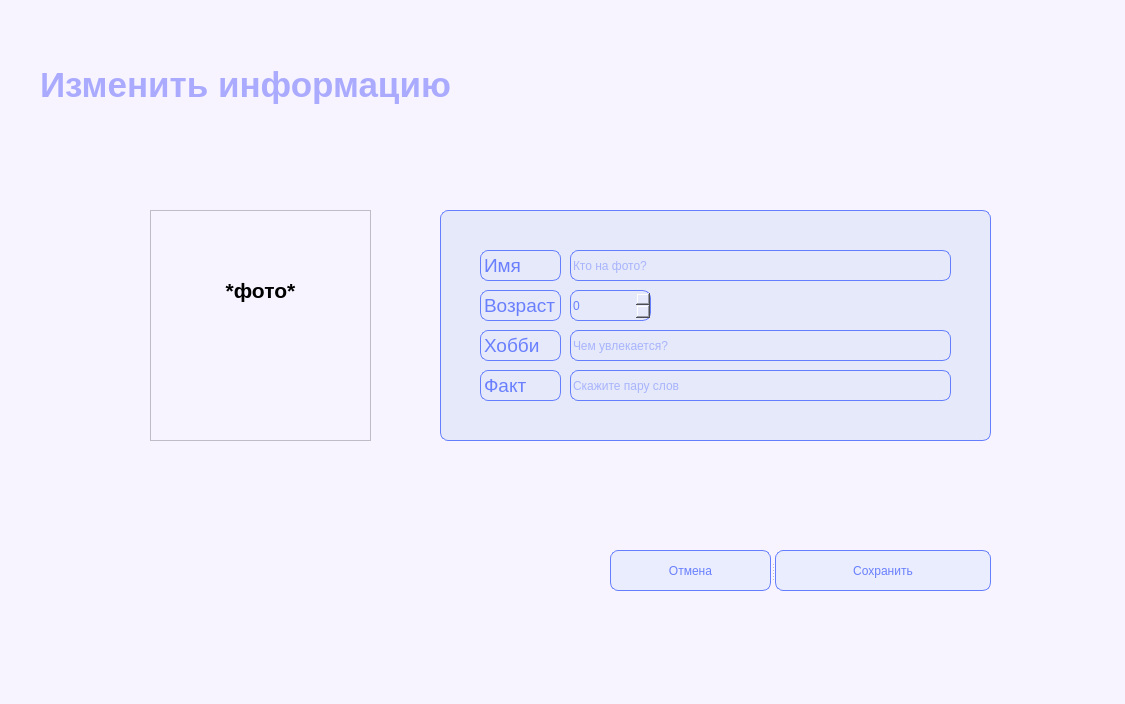
<?xml version="1.0" encoding="UTF-8"?>
<ui version="4.0">
 <class>izmenenie</class>
 <widget class="QDialog" name="izmenenie">
  <property name="geometry">
   <rect>
    <x>0</x>
    <y>0</y>
    <width>1125</width>
    <height>704</height>
   </rect>
  </property>
  <property name="windowTitle">
   <string>Dialog</string>
  </property>
  <property name="styleSheet">
   <string notr="true">border-left: 5px;
background-color: rgb(248, 244, 255);
font: 75 10pt &quot;MS Shell Dlg 2&quot;;</string>
  </property>
  <widget class="QGroupBox" name="groupBox">
   <property name="geometry">
    <rect>
     <x>440</x>
     <y>210</y>
     <width>551</width>
     <height>231</height>
    </rect>
   </property>
   <property name="styleSheet">
    <string notr="true">text-align: left;
border-left: 5px;
background-color: rgb(230, 233, 250);
border: 0.5px solid rgb(101, 126, 253);
border-radius: 8px;
color: rgb(105, 127, 254);
font: 75 13pt &quot;MS Shell Dlg 2&quot;;</string>
   </property>
   <property name="title">
    <string/>
   </property>
   <widget class="QLabel" name="label_4">
    <property name="geometry">
     <rect>
      <x>40</x>
      <y>40</y>
      <width>81</width>
      <height>31</height>
     </rect>
    </property>
    <property name="text">
     <string>&lt;html&gt;&lt;head/&gt;&lt;body&gt;&lt;p&gt;&lt;span style=&quot; font-size:14pt;&quot;&gt;Имя&lt;/span&gt;&lt;/p&gt;&lt;/body&gt;&lt;/html&gt;</string>
    </property>
   </widget>
   <widget class="QLineEdit" name="lineEdit_2">
    <property name="geometry">
     <rect>
      <x>130</x>
      <y>40</y>
      <width>381</width>
      <height>31</height>
     </rect>
    </property>
    <property name="text">
     <string/>
    </property>
    <property name="placeholderText">
     <string>Кто на фото?</string>
    </property>
   </widget>
   <widget class="QLineEdit" name="lineEdit_8">
    <property name="geometry">
     <rect>
      <x>130</x>
      <y>120</y>
      <width>381</width>
      <height>31</height>
     </rect>
    </property>
    <property name="contextMenuPolicy">
     <enum>Qt::DefaultContextMenu</enum>
    </property>
    <property name="toolTip">
     <string>&lt;!DOCTYPE HTML PUBLIC &quot;-//W3C//DTD HTML 4.0//EN&quot; &quot;http://www.w3.org/TR/REC-html40/strict.dtd&quot;&gt;
&lt;html&gt;&lt;head&gt;&lt;meta name=&quot;qrichtext&quot; content=&quot;1&quot; /&gt;&lt;style type=&quot;text/css&quot;&gt;
p, li { white-space: pre-wrap; }
&lt;/style&gt;&lt;/head&gt;&lt;body style=&quot; font-family:'MS Shell Dlg 2'; font-size:8pt; font-weight:400; font-style:normal;&quot;&gt;
&lt;p style=&quot;-qt-paragraph-type:empty; margin-top:0px; margin-bottom:0px; margin-left:0px; margin-right:0px; -qt-block-indent:0; text-indent:0px;&quot;&gt;&lt;br /&gt;&lt;/p&gt;&lt;/body&gt;&lt;/html&gt;</string>
    </property>
    <property name="placeholderText">
     <string>Чем увлекается?</string>
    </property>
   </widget>
   <widget class="QLabel" name="label_7">
    <property name="geometry">
     <rect>
      <x>40</x>
      <y>80</y>
      <width>81</width>
      <height>31</height>
     </rect>
    </property>
    <property name="text">
     <string>&lt;html&gt;&lt;head/&gt;&lt;body&gt;&lt;p&gt;&lt;span style=&quot; font-size:14pt;&quot;&gt;Возраст&lt;/span&gt;&lt;/p&gt;&lt;/body&gt;&lt;/html&gt;</string>
    </property>
   </widget>
   <widget class="QLabel" name="label_8">
    <property name="geometry">
     <rect>
      <x>40</x>
      <y>120</y>
      <width>81</width>
      <height>31</height>
     </rect>
    </property>
    <property name="text">
     <string>&lt;html&gt;&lt;head/&gt;&lt;body&gt;&lt;p&gt;&lt;span style=&quot; font-size:14pt;&quot;&gt;Хобби&lt;/span&gt;&lt;/p&gt;&lt;/body&gt;&lt;/html&gt;</string>
    </property>
   </widget>
   <widget class="QSpinBox" name="spinBox_2">
    <property name="geometry">
     <rect>
      <x>130</x>
      <y>80</y>
      <width>81</width>
      <height>31</height>
     </rect>
    </property>
   </widget>
   <widget class="QLineEdit" name="lineEdit_9">
    <property name="geometry">
     <rect>
      <x>130</x>
      <y>160</y>
      <width>381</width>
      <height>31</height>
     </rect>
    </property>
    <property name="toolTip">
     <string>&lt;!DOCTYPE HTML PUBLIC &quot;-//W3C//DTD HTML 4.0//EN&quot; &quot;http://www.w3.org/TR/REC-html40/strict.dtd&quot;&gt;
&lt;html&gt;&lt;head&gt;&lt;meta name=&quot;qrichtext&quot; content=&quot;1&quot; /&gt;&lt;style type=&quot;text/css&quot;&gt;
p, li { white-space: pre-wrap; }
&lt;/style&gt;&lt;/head&gt;&lt;body style=&quot; font-family:'MS Shell Dlg 2'; font-size:8pt; font-weight:400; font-style:normal;&quot;&gt;
&lt;p style=&quot;-qt-paragraph-type:empty; margin-top:0px; margin-bottom:0px; margin-left:0px; margin-right:0px; -qt-block-indent:0; text-indent:0px;&quot;&gt;&lt;br /&gt;&lt;/p&gt;&lt;/body&gt;&lt;/html&gt;</string>
    </property>
    <property name="placeholderText">
     <string>Скажите пару слов</string>
    </property>
   </widget>
   <widget class="QLabel" name="label_9">
    <property name="geometry">
     <rect>
      <x>40</x>
      <y>160</y>
      <width>81</width>
      <height>31</height>
     </rect>
    </property>
    <property name="text">
     <string>&lt;html&gt;&lt;head/&gt;&lt;body&gt;&lt;p&gt;&lt;span style=&quot; font-size:14pt;&quot;&gt;Факт&lt;/span&gt;&lt;/p&gt;&lt;/body&gt;&lt;/html&gt;</string>
    </property>
   </widget>
  </widget>
  <widget class="QSplitter" name="splitter">
   <property name="geometry">
    <rect>
     <x>610</x>
     <y>550</y>
     <width>381</width>
     <height>41</height>
    </rect>
   </property>
   <property name="orientation">
    <enum>Qt::Horizontal</enum>
   </property>
   <widget class="QPushButton" name="pushButton_4">
    <property name="styleSheet">
     <string notr="true">background-color: rgb(234, 237, 253);
border: 0.5px solid rgb(101, 126, 253);
border-radius: 8px;
color: rgb(105, 127, 254);
text-align: center;
font: 75 20pt &quot;MS Shell Dlg 2&quot;;</string>
    </property>
    <property name="text">
     <string>Отмена</string>
    </property>
   </widget>
   <widget class="QPushButton" name="pushButton_5">
    <property name="styleSheet">
     <string notr="true">background-color: rgb(234, 237, 253);
border: 0.5px solid rgb(101, 126, 253);
border-radius: 8px;
color: rgb(105, 127, 254);
text-align: center;
font: 75 20pt &quot;MS Shell Dlg 2&quot;;</string>
    </property>
    <property name="text">
     <string>Сохранить</string>
    </property>
   </widget>
  </widget>
  <widget class="QTextBrowser" name="textBrowser">
   <property name="geometry">
    <rect>
     <x>150</x>
     <y>210</y>
     <width>221</width>
     <height>231</height>
    </rect>
   </property>
   <property name="html">
    <string>&lt;!DOCTYPE HTML PUBLIC &quot;-//W3C//DTD HTML 4.0//EN&quot; &quot;http://www.w3.org/TR/REC-html40/strict.dtd&quot;&gt;
&lt;html&gt;&lt;head&gt;&lt;meta name=&quot;qrichtext&quot; content=&quot;1&quot; /&gt;&lt;style type=&quot;text/css&quot;&gt;
p, li { white-space: pre-wrap; }
&lt;/style&gt;&lt;/head&gt;&lt;body style=&quot; font-family:'MS Shell Dlg 2'; font-size:10pt; font-weight:72; font-style:normal;&quot;&gt;
&lt;p align=&quot;center&quot; style=&quot;-qt-paragraph-type:empty; margin-top:0px; margin-bottom:0px; margin-left:0px; margin-right:0px; -qt-block-indent:0; text-indent:0px; font-size:8.25pt; font-weight:400;&quot;&gt;&lt;br /&gt;&lt;/p&gt;
&lt;p align=&quot;center&quot; style=&quot;-qt-paragraph-type:empty; margin-top:0px; margin-bottom:0px; margin-left:0px; margin-right:0px; -qt-block-indent:0; text-indent:0px; font-size:16pt; font-weight:600;&quot;&gt;&lt;br /&gt;&lt;/p&gt;
&lt;p align=&quot;center&quot; style=&quot;-qt-paragraph-type:empty; margin-top:0px; margin-bottom:0px; margin-left:0px; margin-right:0px; -qt-block-indent:0; text-indent:0px; font-size:16pt; font-weight:600;&quot;&gt;&lt;br /&gt;&lt;/p&gt;
&lt;p align=&quot;center&quot; style=&quot; margin-top:0px; margin-bottom:0px; margin-left:0px; margin-right:0px; -qt-block-indent:0; text-indent:0px;&quot;&gt;&lt;span style=&quot; font-size:16pt; font-weight:600;&quot;&gt;*фото*&lt;/span&gt;&lt;/p&gt;&lt;/body&gt;&lt;/html&gt;</string>
   </property>
  </widget>
  <widget class="QLabel" name="label">
   <property name="geometry">
    <rect>
     <x>40</x>
     <y>40</y>
     <width>441</width>
     <height>91</height>
    </rect>
   </property>
   <property name="styleSheet">
    <string notr="true">background-color: none;
border-radius: 8px;
color: rgb(170, 170, 255);
text-align: center;
font: 75 25pt &quot;MS Shell Dlg 2&quot;;</string>
   </property>
   <property name="text">
    <string>&lt;html&gt;&lt;head/&gt;&lt;body&gt;&lt;p align=&quot;justify&quot;&gt;&lt;span style=&quot; font-size:26pt; font-weight:600;&quot;&gt;Изменить информацию&lt;/span&gt;&lt;/p&gt;&lt;/body&gt;&lt;/html&gt;</string>
   </property>
  </widget>
 </widget>
 <resources/>
 <connections/>
</ui>
